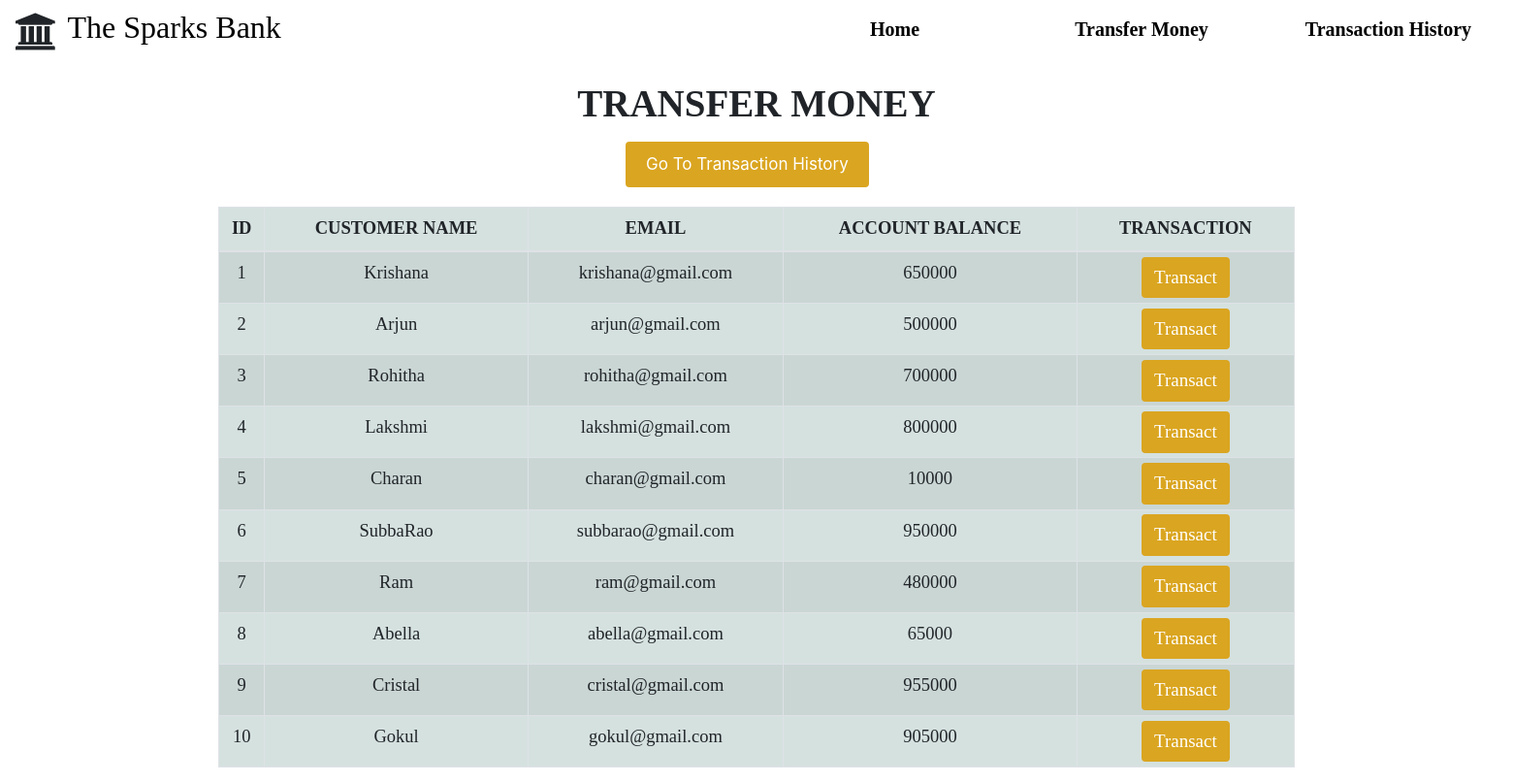
The app's page /transfermoney.php with its own data.
### tables this page shows
CREATE TABLE `users` (
  `id` int(3) NOT NULL,
  `name` text NOT NULL,
  `email` varchar(30) NOT NULL,
  `balance` int(8) NOT NULL
);

### transfermoney.php (the view, shortened to what this page needs)
<!DOCTYPE html>
<html lang="en">
<head>
    <link rel="stylesheet" href="https://maxcdn.bootstrapcdn.com/bootstrap/4.0.0/css/bootstrap.min.css">
    <link rel="stylesheet" type="text/css" href="css/navbar.css">
</head>
<body>
<?php
    include 'config.php';
    $sql = "SELECT * FROM users";
    $result = mysqli_query($conn,$sql);
?>
<?php
  include 'navbar.php';
?>
<div class="container">
        <h2 class="text-center pt-4" style="font-family: serif;font-size:39px;"><b>TRANSFER MONEY</b></h2>
        <button onclick="location.href='transactionhistory.php'" type="button" class="btn" id="button1">Go To Transaction History</button>
        <br>
            <div class="row">
                <div class="col">
                    <div class="table-responsive-sm">
                    <table class="table table-hover table-sm table-striped table-condensed table-bordered" style="font-family:serif;font-size:18.5px;">
                        <thead>
                            <tr>
                            <th class="text-center py-2">ID</th>
                            <th class="text-center py-2">CUSTOMER NAME</th>
                            <th class="text-center py-2">EMAIL</th>
                            <th class="text-center py-2">ACCOUNT BALANCE</th>
                            <th class="text-center py-2">TRANSACTION</th>
                            </tr>
                        </thead>
                        <tbody>
                <?php
                    while($rows=mysqli_fetch_assoc($result)){
                ?>
                    <tr>
                        <td class="py-2"><?php echo $rows['id'] ?></td>
                        <td class="py-2"><?php echo $rows['name']?></td>
                        <td class="py-2"><?php echo $rows['email']?></td>
                        <td class="py-2"><?php echo $rows['balance']?></td>
                        <td><a href="selecteduserdetail.php?id= <?php echo $rows['id'] ;?>"> <button type="button" class="btn" style="font-size:19px;">Transact</button></a></td>
                    </tr>
                <?php
                    }
                ?>
                        </tbody>
                    </table>
                    </div>
                </div>
            </div>
         </div>
</body>
</html>

### navbar.php
<link rel="stylesheet" href="https://cdnjs.cloudflare.com/ajax/libs/font-awesome/4.7.0/css/font-awesome.min.css">
<link rel="stylesheet" href="navbar.css">
<div class="navbar" style="background:none">
       <i  class="fa fa-university"style="font-size:38px"></i>
       <h2 style="color:white;padding-left:10px;font-family: serif; color:black">The Sparks Bank</h2>
    <ul class="cul ml-auto">
        <li class="cli">
            <a class="text" href="index.php" style="color:black">Home</a>
        </li>
        <li>
            <a class="text" href="transfermoney.php" style="color:black">Transfer Money</a>
        </li>
        <li>
            <a class="text" href="transactionhistory.php" style="color:black">Transaction History</a>
        </li>
    </ul>
  </div>

### navbar.css (style rules this page uses)
ul { position: relative; top:40px; list-style-type: none; }
ul li a { text-decoration: none; color:rgb(230, 218, 218); display: block; font-weight: bold; font-family: serif; font-size: 20px; }
ul li { width: 250px; text-align: center; display: inline-block; }
.navbar { height: 60px; width:1599.99px; position:relative; overflow: hidden; top:0px; z-index: 10; background-color:rgb(207, 151, 107); }
.text { position: relative; margin-right: 15px; top:-35px; padding-top: 2px; right: 20px; }

### transfermoney.php (style rules this page uses)
button { background-color:#DAA520; color:white; }
.table { background-color:#d5e1df; text-align: center; }
#button1 { padding:10px; margin-left:420px; margin-top:7px; margin-bottom:20px; padding-right:20px; padding-left:20px; font-size:17px; background-color:#DAA520; color:white; }

### records on screen
users: id "1", name "Krishana", email "krishana@gmail.com", balance "650000"
users: id "2", name "Arjun", email "arjun@gmail.com", balance "500000"
users: id "3", name "Rohitha", email "rohitha@gmail.com", balance "700000"
users: id "4", name "Lakshmi", email "lakshmi@gmail.com", balance "800000"
users: id "5", name "Charan", email "charan@gmail.com", balance "10000"
users: id "6", name "SubbaRao", email "subbarao@gmail.com", balance "950000"
users: id "7", name "Ram", email "ram@gmail.com", balance "480000"
users: id "8", name "Abella", email "abella@gmail.com", balance "65000"
users: id "9", name "Cristal", email "cristal@gmail.com", balance "955000"
users: id "10", name "Gokul", email "gokul@gmail.com", balance "905000"
